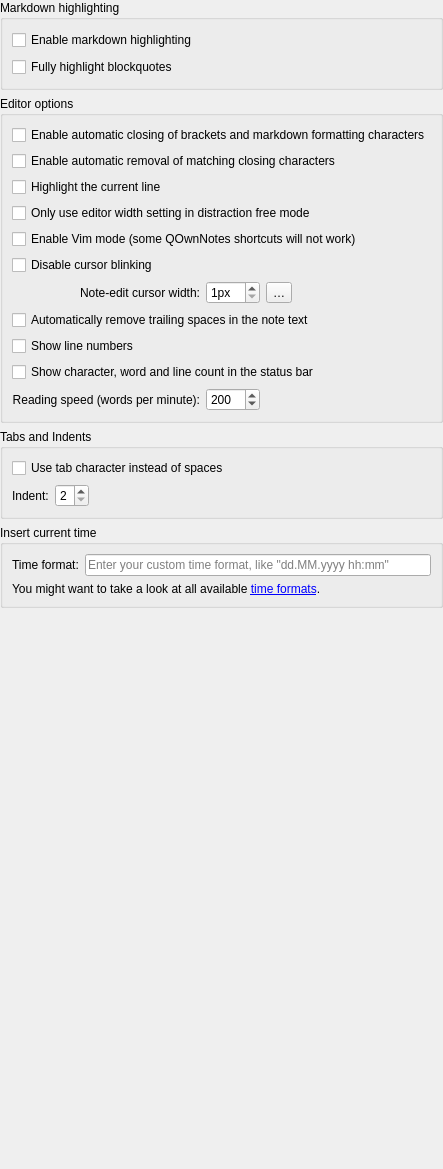
           <widget class="QWidget" name="editorPage">
            <layout class="QGridLayout" name="gridLayout_47">
             <property name="leftMargin">
              <number>0</number>
             </property>
             <property name="topMargin">
              <number>0</number>
             </property>
             <property name="rightMargin">
              <number>0</number>
             </property>
             <property name="bottomMargin">
              <number>0</number>
             </property>
             <item row="3" column="0">
              <widget class="QGroupBox" name="groupBox_21">
               <property name="toolTip">
                <string>Here you can set your own time format for inserting the current time into a note.</string>
               </property>
               <property name="title">
                <string>Insert current time</string>
               </property>
               <layout class="QGridLayout" name="gridLayout_49">
                <item row="0" column="0">
                 <widget class="QLabel" name="label_4">
                  <property name="text">
                   <string>Time format:</string>
                  </property>
                 </widget>
                </item>
                <item row="0" column="1">
                 <widget class="QLineEdit" name="timeFormatLineEdit">
                  <property name="placeholderText">
                   <string>Enter your custom time format, like &quot;dd.MM.yyyy hh:mm&quot;</string>
                  </property>
                  <property name="clearButtonEnabled">
                   <bool>true</bool>
                  </property>
                 </widget>
                </item>
                <item row="1" column="0" colspan="2">
                 <widget class="Label" name="label_14">
                  <property name="text">
                   <string>&lt;html&gt;&lt;head/&gt;&lt;body&gt;&lt;p&gt;You might want to take a look at all available &lt;a href=&quot;http://docs.qownnotes.org/en/latest/editor/time-formats/&quot;&gt;time formats&lt;/a&gt;.&lt;/p&gt;&lt;/body&gt;&lt;/html&gt;</string>
                  </property>
                  <property name="openExternalLinks">
                   <bool>true</bool>
                  </property>
                 </widget>
                </item>
               </layout>
              </widget>
             </item>
             <item row="4" column="0">
              <spacer name="verticalSpacer_12">
               <property name="orientation">
                <enum>Qt::Vertical</enum>
               </property>
               <property name="sizeHint" stdset="0">
                <size>
                 <width>20</width>
                 <height>561</height>
                </size>
               </property>
              </spacer>
             </item>
             <item row="0" column="0">
              <widget class="QGroupBox" name="groupBox_17">
               <property name="minimumSize">
                <size>
                 <width>0</width>
                 <height>90</height>
                </size>
               </property>
               <property name="title">
                <string>Markdown highlighting</string>
               </property>
               <layout class="QGridLayout" name="gridLayout_35">
                <item row="0" column="1" colspan="2">
                 <widget class="QCheckBox" name="markdownHighlightingCheckBox">
                  <property name="toolTip">
                   <string>Note that disabling this will also disable the navigation panel!</string>
                  </property>
                  <property name="text">
                   <string>Enable markdown highlighting</string>
                  </property>
                 </widget>
                </item>
                <item row="1" column="1" colspan="2">
                 <widget class="QCheckBox" name="fullyHighlightedBlockquotesCheckBox">
                  <property name="text">
                   <string>Fully highlight blockquotes</string>
                  </property>
                 </widget>
                </item>
               </layout>
              </widget>
             </item>
             <item row="1" column="0">
              <widget class="QGroupBox" name="groupBox_4">
               <property name="title">
                <string>Editor options</string>
               </property>
               <layout class="QGridLayout" name="gridLayout_59">
                <item row="2" column="0" rowspan="2" colspan="4">
                 <widget class="QCheckBox" name="highlightCurrentLineCheckBox">
                  <property name="text">
                   <string>Highlight the current line</string>
                  </property>
                 </widget>
                </item>
                <item row="7" column="0">
                 <widget class="QLabel" name="cursorWidthLabel">
                  <property name="text">
                   <string>Note-edit cursor width:</string>
                  </property>
                  <property name="alignment">
                   <set>Qt::AlignmentFlag::AlignRight|Qt::AlignmentFlag::AlignTrailing|Qt::AlignmentFlag::AlignVCenter</set>
                  </property>
                 </widget>
                </item>
                <item row="7" column="3">
                 <spacer name="horizontalSpacer_13">
                  <property name="orientation">
                   <enum>Qt::Orientation::Horizontal</enum>
                  </property>
                  <property name="sizeHint" stdset="0">
                   <size>
                    <width>40</width>
                    <height>20</height>
                   </size>
                  </property>
                 </spacer>
                </item>
                <item row="9" column="0" colspan="4">
                 <widget class="QCheckBox" name="showLineNumbersInEditorCheckBox">
                  <property name="text">
                   <string>Show line numbers</string>
                  </property>
                 </widget>
                </item>
                <item row="10" column="0" colspan="4">
                 <widget class="QCheckBox" name="showNoteTextStatsCheckBox">
                  <property name="text">
                   <string>Show character, word and line count in the status bar</string>
                  </property>
                 </widget>
                </item>
                <item row="11" column="0">
                 <widget class="QLabel" name="readingWordsPerMinuteLabel">
                  <property name="toolTip">
                   <string>Used to estimate the reading time shown in the status bar</string>
                  </property>
                  <property name="text">
                   <string>Reading speed (words per minute):</string>
                  </property>
                  <property name="alignment">
                   <set>Qt::AlignmentFlag::AlignRight|Qt::AlignmentFlag::AlignTrailing|Qt::AlignmentFlag::AlignVCenter</set>
                  </property>
                 </widget>
                </item>
                <item row="11" column="1">
                 <widget class="QSpinBox" name="readingWordsPerMinuteSpinBox">
                  <property name="minimum">
                   <number>50</number>
                  </property>
                  <property name="maximum">
                   <number>1000</number>
                  </property>
                  <property name="value">
                   <number>200</number>
                  </property>
                 </widget>
                </item>
                <item row="1" column="0" colspan="4">
                 <widget class="QCheckBox" name="autoBracketRemovalCheckBox">
                  <property name="toolTip">
                   <string>You have to use the backspace key to remove the opening character</string>
                  </property>
                  <property name="text">
                   <string>Enable automatic removal of matching closing characters</string>
                  </property>
                 </widget>
                </item>
                <item row="6" column="0" colspan="4">
                 <widget class="QCheckBox" name="disableCursorBlinkingCheckBox">
                  <property name="text">
                   <string>Disable cursor blinking</string>
                  </property>
                 </widget>
                </item>
                <item row="5" column="0" colspan="4">
                 <widget class="QCheckBox" name="vimModeCheckBox">
                  <property name="text">
                   <string>Enable Vim mode (some QOwnNotes shortcuts will not work)</string>
                  </property>
                 </widget>
                </item>
                <item row="0" column="0" colspan="4">
                 <widget class="QCheckBox" name="autoBracketClosingCheckBox">
                  <property name="text">
                   <string>Enable automatic closing of brackets and markdown formatting characters</string>
                  </property>
                 </widget>
                </item>
                <item row="8" column="0" colspan="4">
                 <widget class="QCheckBox" name="removeTrailingSpacesCheckBox">
                  <property name="text">
                   <string>Automatically remove trailing spaces in the note text</string>
                  </property>
                 </widget>
                </item>
                <item row="7" column="1">
                 <widget class="QSpinBox" name="cursorWidthSpinBox">
                  <property name="suffix">
                   <string notr="true">px</string>
                  </property>
                  <property name="minimum">
                   <number>1</number>
                  </property>
                 </widget>
                </item>
                <item row="4" column="0" colspan="4">
                 <widget class="QCheckBox" name="editorWidthInDFMOnlyCheckBox">
                  <property name="text">
                   <string>Only use editor width setting in distraction free mode</string>
                  </property>
                 </widget>
                </item>
                <item row="7" column="2">
                 <widget class="QToolButton" name="cursorWidthResetButton">
                  <property name="toolTip">
                   <string>Reset the cursor width</string>
                  </property>
                  <property name="text">
                   <string notr="true">…</string>
                  </property>
                  <property name="icon">
                   <iconset theme="edit-clear" resource="../breeze-qownnotes.qrc">
                    <normaloff>:/icons/breeze-qownnotes/16x16/edit-clear.svg</normaloff>:/icons/breeze-qownnotes/16x16/edit-clear.svg</iconset>
                  </property>
                 </widget>
                </item>
               </layout>
              </widget>
             </item>
             <item row="2" column="0">
              <widget class="QGroupBox" name="groupBox_36">
               <property name="title">
                <string>Tabs and Indents</string>
               </property>
               <layout class="QGridLayout" name="gridLayout_74">
                <item row="0" column="0">
                 <layout class="QGridLayout" name="gridLayout_73">
                  <item row="0" column="0" colspan="3">
                   <widget class="QCheckBox" name="useTabIndentCheckBox">
                    <property name="text">
                     <string>Use tab character instead of spaces</string>
                    </property>
                   </widget>
                  </item>
                  <item row="1" column="0">
                   <widget class="QLabel" name="label_32">
                    <property name="text">
                     <string>Indent:</string>
                    </property>
                   </widget>
                  </item>
                  <item row="1" column="1">
                   <widget class="QSpinBox" name="indentSizeSpinBox">
                    <property name="minimum">
                     <number>2</number>
                    </property>
                    <property name="maximum">
                     <number>5</number>
                    </property>
                   </widget>
                  </item>
                  <item row="1" column="2">
                   <spacer name="horizontalSpacer_16">
                    <property name="orientation">
                     <enum>Qt::Orientation::Horizontal</enum>
                    </property>
                    <property name="sizeHint" stdset="0">
                     <size>
                      <width>40</width>
                      <height>20</height>
                     </size>
                    </property>
                   </spacer>
                  </item>
                 </layout>
                </item>
               </layout>
              </widget>
             </item>
            </layout>
           </widget>
